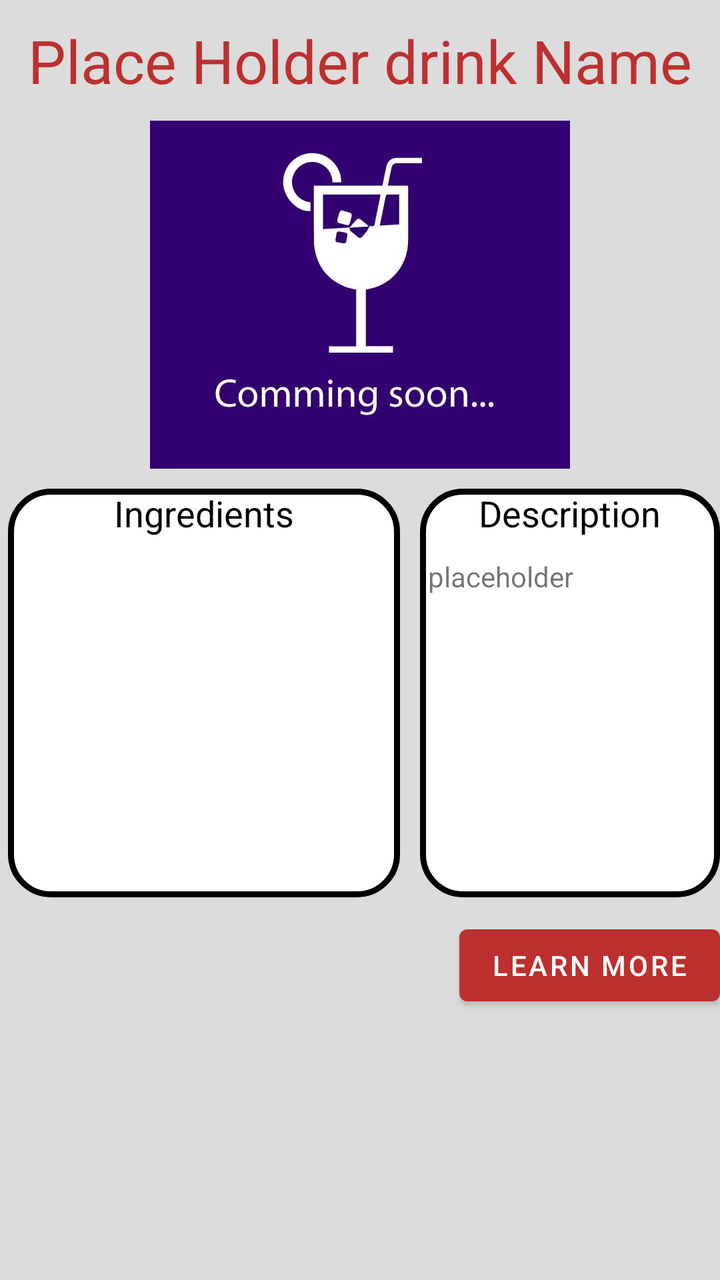
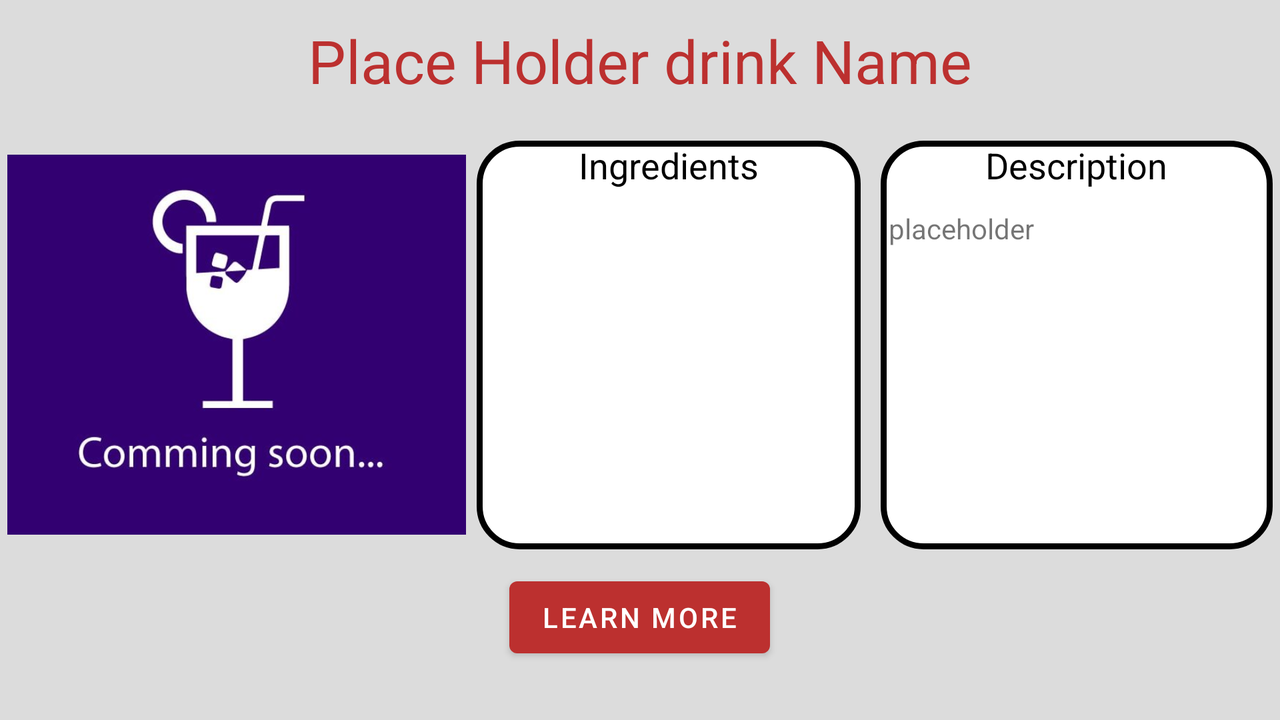

Compare how this app lays out the same screen by default and in its alternative resource folder. The renders come first, then the two layout files and the values they reference.
<!-- AndroidManifest.xml: application theme Theme.Drinks -->
<!-- res/layout/drink_fragment.xml -->
<?xml version="1.0" encoding="utf-8"?>
<LinearLayout
    xmlns:android="http://schemas.android.com/apk/res/android"
    android:layout_width="match_parent"
    android:layout_height="match_parent"
    android:orientation="vertical"
    android:layout_gravity="center"
    android:background="@color/lightGrey">

    <TextView
        android:id="@+id/DrinkHeader"
        android:layout_width="wrap_content"
        android:layout_height="wrap_content"
        android:text="Place Holder drink Name"
        android:textSize="30dp"
        android:textColor="@color/Darkred"
        android:textAlignment="center"
        android:layout_gravity="center"
        android:layout_marginTop="10dp"
        android:layout_marginBottom="10dp"
         />

    <ImageView
        android:id="@+id/image"
        android:layout_width="217dp"
        android:layout_height="174dp"
        android:src="@drawable/placeholder_drink"

        android:layout_gravity="center"/>

  <LinearLayout
      android:layout_width="wrap_content"
      android:layout_height="wrap_content"
      android:orientation="horizontal">
 <LinearLayout
     android:layout_width="wrap_content"
     android:layout_height="wrap_content"
     android:layout_gravity="center"
     android:background="@drawable/radius"
     android:layout_marginTop="10dp"
     android:layout_marginBottom="10dp"
     android:orientation="vertical"
     android:layout_marginLeft="4dp"
     >


     <TextView
         android:layout_width="wrap_content"
         android:layout_height="wrap_content"
         android:text="Ingredients"
         android:textSize="18dp"
         android:layout_gravity="center"
         android:textColor="@color/black"/>

     <androidx.recyclerview.widget.RecyclerView
        android:id="@+id/listIngredients"
        android:layout_width="188dp"
        android:layout_height="150dp"
        android:layout_gravity="center"

        android:layout_marginTop="10dp"
        android:layout_marginRight="4dp"
        android:layout_marginLeft="4dp"
        android:layout_marginBottom="20dp"

        />
 </LinearLayout>

      <LinearLayout
          android:layout_width="wrap_content"
          android:layout_height="wrap_content"
          android:orientation="vertical"
          android:background="@drawable/radius"
          android:layout_marginLeft="10sp"
          android:layout_marginTop="10dp">

          <TextView
              android:layout_width="wrap_content"
              android:layout_height="wrap_content"
              android:text="Description"
              android:textAlignment="center"
              android:textSize="18dp"
              android:layout_gravity="center"
              android:textColor="@color/black"/>

          <TextView
              android:id="@+id/description_text"
              android:layout_width="188dp"
              android:layout_height="150dp"
              android:layout_marginTop="10dp"
              android:layout_marginRight="4dp"
              android:layout_marginLeft="4dp"
              android:layout_marginBottom="20dp"
              android:text="placeholder "
              android:scrollbars="vertical"></TextView>




      </LinearLayout>

  </LinearLayout>

    <Button
        android:id="@+id/button"
        android:layout_width="wrap_content"
        android:layout_height="wrap_content"
        android:text="Learn More"
        android:layout_gravity="right"/>

</LinearLayout>
<!-- resources referenced by this layout -->
<resources>
  <color name="Darkred">#BC302F</color>
  <color name="black">#FF000000</color>
  <color name="lightGrey">#DCDCDC</color>
  <!-- drawable placeholder_drink: jpg bitmap (drawable, 16075 bytes) -->
  <!-- drawable radius (drawable) -->
  <?xml version="1.0" encoding="utf-8"?>
  <shape xmlns:android="http://schemas.android.com/apk/res/android" android:shape="rectangle">
      <solid android:color="@color/white"/>
      <corners android:bottomLeftRadius="20dp" android:bottomRightRadius="20dp" android:topLeftRadius="20dp" android:topRightRadius="20dp"/>
      <stroke android:width="3dp" android:color="@color/black"/>
  
  </shape>
  <style name="Theme.Drinks" parent="Theme.MaterialComponents.DayNight.DarkActionBar">
          
          <item name="colorPrimary">@color/Darkred</item>
          <item name="colorPrimaryVariant">@color/red</item>
          <item name="colorOnPrimary">@color/white</item>
          
          <item name="colorSecondary">@color/teal_200</item>
          <item name="colorSecondaryVariant">@color/teal_700</item>
          <item name="colorOnSecondary">@color/black</item>
          
          <item name="android:statusBarColor" tools:targetApi="l">?attr/colorPrimaryVariant</item>
          
      </style>
  <color name="white">#FFFFFFFF</color>
  <color name="red">#FF0000</color>
  <color name="teal_200">#FF03DAC5</color>
  <color name="teal_700">#FF018786</color>
</resources>
<!-- res/layout-land/drink_fragment.xml (the repository's variant of the layout above) -->
<!-- drawn on the phone turned sideways -->
<?xml version="1.0" encoding="utf-8"?>
<LinearLayout
    xmlns:android="http://schemas.android.com/apk/res/android"
    android:layout_width="match_parent"
    android:layout_height="match_parent"
    android:orientation="vertical"
    android:layout_gravity="center"
    android:background="@color/lightGrey">

    <TextView
        android:id="@+id/DrinkHeader"
        android:layout_width="wrap_content"
        android:layout_height="wrap_content"
        android:text="Place Holder drink Name"
        android:textSize="30dp"
        android:textColor="@color/Darkred"
        android:textAlignment="center"
        android:layout_gravity="center"
        android:layout_marginTop="10dp"
        android:layout_marginBottom="10dp"
        />

    <LinearLayout
        android:layout_width="wrap_content"
        android:layout_height="wrap_content"
        android:orientation="horizontal"
        android:layout_gravity="center">
    <ImageView
        android:id="@+id/image"
        android:layout_width="230dp"
        android:layout_height="190dp"
        android:layout_gravity="center"
        android:layout_marginRight="5sp"


        android:src="@drawable/placeholder_drink" />



    <LinearLayout
        android:layout_width="wrap_content"
        android:layout_height="wrap_content"
        android:layout_gravity="center"
        android:background="@drawable/radius"
        android:layout_marginTop="10dp"
        android:layout_marginBottom="10dp"
        android:orientation="vertical"
        >


        <TextView
            android:layout_width="wrap_content"
            android:layout_height="wrap_content"
            android:text="Ingredients"
            android:textSize="18dp"
            android:layout_gravity="center"
            android:textColor="@color/black"/>

        <androidx.recyclerview.widget.RecyclerView
            android:id="@+id/listIngredients"
            android:layout_width="188dp"
            android:layout_height="150dp"
            android:layout_gravity="center"

            android:layout_marginLeft="2dp"
            android:layout_marginTop="10dp"
            android:layout_marginRight="2dp"
            android:layout_marginBottom="20dp"

            />
    </LinearLayout>
        <LinearLayout
            android:layout_width="wrap_content"
            android:layout_height="wrap_content"
            android:orientation="vertical"
            android:background="@drawable/radius"
            android:layout_marginLeft="10sp"
            android:layout_marginTop="10dp">

            <TextView
                android:layout_width="wrap_content"
                android:layout_height="wrap_content"
                android:text="Description"
                android:textAlignment="center"
                android:textSize="18dp"
                android:layout_gravity="center"
                android:textColor="@color/black"/>

            <TextView
                android:id="@+id/description_text"
                android:layout_width="188dp"
                android:layout_height="150dp"
                android:layout_marginTop="10dp"
                android:layout_marginRight="4dp"
                android:layout_marginLeft="4dp"
                android:layout_marginBottom="20dp"
                android:text="placeholder "
                android:scrollbars="vertical"></TextView>




        </LinearLayout>
    </LinearLayout>

    <Button
        android:id="@+id/button"
        android:layout_width="wrap_content"
        android:layout_height="wrap_content"
        android:text="Learn More"
        android:layout_gravity="center"/>

</LinearLayout>
